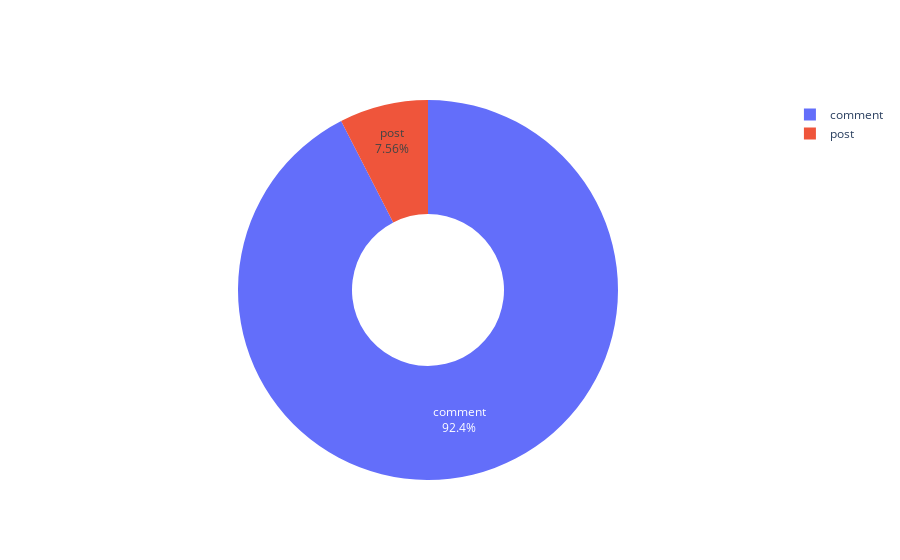

Notebook code for this chart:
### Code cell
# 圓餅圖 type 的占比
type_counts = df['type'].value_counts()
print(type_counts[:])
# 資料準備
category = type_counts.index.tolist()
value = type_counts.values
# 繪圖
fig = go.Figure(data=[go.Pie(labels=category, values=value, hole=.4)])
fig.update_traces(textposition='inside', textinfo='percent+label')
fig.show()

### Figure 1 — Plotly figure (JSON) as saved in the notebook; plotly's stock layout.template omitted (floating-point values rounded to 4 significant figures)
{"data": [{"hole": 0.4, "labels": ["comment", "post"], "textinfo": "percent+label", "textposition": "inside", "type": "pie", "values": [783, 64]}], "layout": {}}
